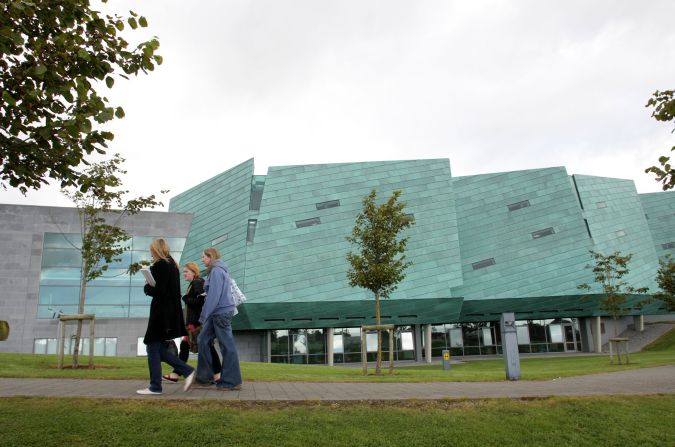
#> input picture Labs7-10/Lab10/GMIT.jpg, 675 x 447 px
$ python edge_detection.py   (older library calls are emulated)
#> lines starting #> are read from the running program, lines starting #| are printed output that depends on the picture


# Source Code to convert GMIT image to grayscale using OpenCV:
    # https://extr3metech.wordpress.com/2012/09/23/convert-photo-to-grayscale-with-python-opencv/

import cv2
import numpy as np
from matplotlib import pyplot as plt

# print("Hello World!")

# Original image taken from the mother folder
img = cv2.imread('GMIT.jpg',)
#> img is the input picture: shape (447, 675, 3); mean B, G, R 146.4, 158.5, 148.9
cat = cv2.imread('funny_kitty.jpg')
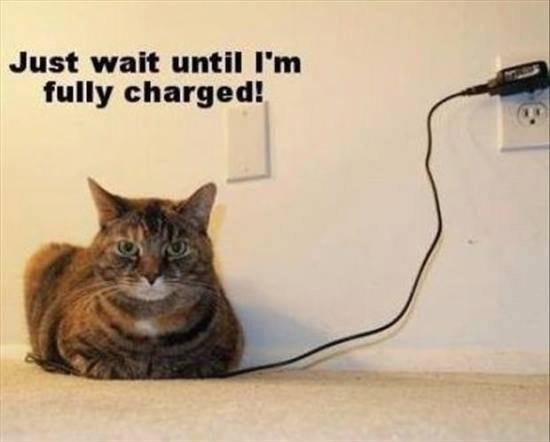
#> input picture Labs7-10/Lab10/funny_kitty.jpg, 550 x 442 px
#> cat is the input picture: shape (442, 550, 3); mean B, G, R 147.4, 173, 193.8

# To convert to gray-scale image and store it to another variable named "gray_image"
# use the function cv2.cvtColor() with parameters as  the "image" variable and  "cv2.COLOR_BGR2GRAY" :
## GMIT
gray_image = cv2.cvtColor(img, cv2.COLOR_BGR2GRAY)

## Cat
gray_cat = cv2.cvtColor(cat, cv2.COLOR_BGR2GRAY)


# fix subplot colour issues,
# plot "cv2.cvtColor(img, cv2.COLOR_BGR2RGB)"" rather than "img" when dealing with colour images.
## GMIT
orig_image = cv2.cvtColor(img, cv2.COLOR_BGR2RGB)

## Cat
orig_cat = cv2.cvtColor(cat, cv2.COLOR_BGR2RGB)

# Now, to write/save the converted gray-scale image to the hard disk,
# we use the function "cv2.imwrite()" with parameters as "the name of converted image"
# and the variable "gray_image" to which the converted image was stored:
cv2.imwrite('GMIT_gray.png',gray_image)
cv2.imwrite('kitty_gray.png',gray_cat)


# To display the original and the gray-scale,
# we use function "cv2.imshow()" with parameters
# as the "window title" and the "image variable" :
## GMIT
cv2.imshow('color_image',orig_image)
cv2.imshow('gray_image',gray_image)
## Cat
cv2.imshow('color_cat',orig_cat)
cv2.imshow('gray_cat',gray_cat)

cv2.waitKey(0)                 # Waits forever for user to press any key
cv2.destroyAllWindows()        # Closes displayed windows

# Initialize number of rows and number of columns
nrows = 2
ncols = 2

# To plot multiple images in a window,
# we will use Matplotlib’s "plt.subplot" function.
# This method can plot a number of images in a figure as follows.
# orig_image should correspond to the original image loaded in
# gray_image should correspond to the grayscale version
## GMIT
plt.subplot(nrows, ncols,1),plt.imshow(orig_image, cmap = 'gray')
plt.title('Original'), plt.xticks([]), plt.yticks([])
plt.subplot(nrows, ncols,2),plt.imshow(gray_image, cmap = 'gray')
plt.title('GrayScale'), plt.xticks([]), plt.yticks([])

## Cat
plt.subplot(nrows, ncols,3),plt.imshow(orig_cat, cmap = 'gray')
plt.title('Original Cat'), plt.xticks([]), plt.yticks([])
plt.subplot(nrows, ncols,4),plt.imshow(gray_cat, cmap = 'gray')
plt.title('GrayScale Cat'), plt.xticks([]), plt.yticks([])
plt.show()

# Images can be filtered with various low-pass filters (LPF), high-pass filters (HPF), etc.
    # A LPF helps in removing noise, or blurring the image.
    # A HPF filtershelps in finding edges in an image.
# OpenCV provides a function, cv2.GaussianBlur(), to convolve a kernel with an image.
# Create a new variable to use for the blurring of the gray image
# imgOut = cv2.GaussianBlur(imgIn,(KernelSizeWidth, KernelSizeHeight),0)
## GMIT
imgIn = gray_image

## Cat
imgInCat = gray_cat

# Use these variables for the blurring
## GMIT
imgOut3x3 = cv2.GaussianBlur(imgIn,(3, 3),0)
imgOut13x13 = cv2.GaussianBlur(imgIn,(13, 13),0)
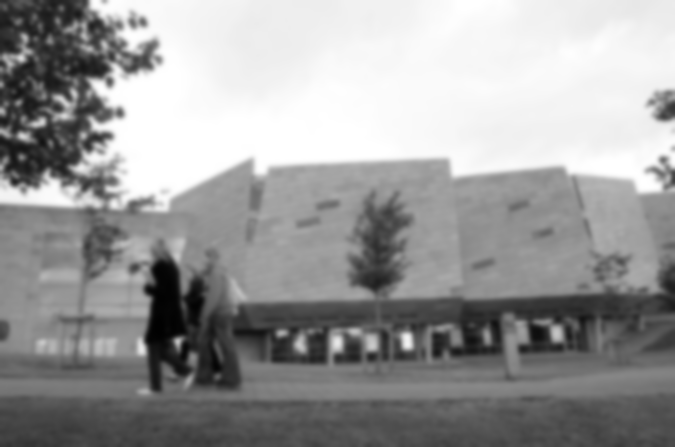
#> imgOut13x13: shape (447, 675); min 1, max 255, mean 154.2

## Cat
imgCatOut3x3 = cv2.GaussianBlur(imgInCat,(3, 3),0)
imgCatOut13x13 = cv2.GaussianBlur(imgInCat,(13, 13),0)
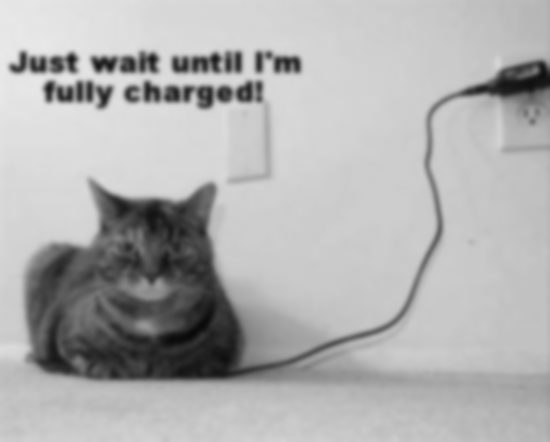
#> imgCatOut13x13: shape (442, 550); min 9, max 233, mean 176.4

# imgOut5x5 = cv2.GaussianBlur(imgIn,(5, 5),0)
# imgOut9x9 = cv2.GaussianBlur(imgIn,(9, 9),0)


# Initialize number of rows and number of columns
nrows = 2
ncols = 4

## GMIT
# Original
plt.subplot(nrows, ncols,1),plt.imshow(orig_image, cmap = 'gray')
plt.title('Original'), plt.xticks([]), plt.yticks([])
# GrayScale
plt.subplot(nrows, ncols,2),plt.imshow(gray_image, cmap = 'gray')
plt.title('GrayScale'), plt.xticks([]), plt.yticks([])
# 3x3 Blur
plt.subplot(nrows, ncols,3),plt.imshow(imgOut3x3, cmap = 'gray')
plt.title('3x3 Blur'), plt.xticks([]), plt.yticks([])
# 13x13 Blur
plt.subplot(nrows, ncols,4),plt.imshow(imgOut13x13, cmap = 'gray')
plt.title('13x13 Blur'), plt.xticks([]), plt.yticks([])

## Cat
# Original
plt.subplot(nrows, ncols,5),plt.imshow(orig_cat, cmap = 'gray')
plt.title('Original Cat'), plt.xticks([]), plt.yticks([])
# GrayScale
plt.subplot(nrows, ncols,6),plt.imshow(gray_cat, cmap = 'gray')
plt.title('GrayScale Cat'), plt.xticks([]), plt.yticks([])
# 3x3 Cat Blur
plt.subplot(nrows, ncols,7),plt.imshow(imgCatOut13x13, cmap = 'gray')
plt.title('3x3 Blur'), plt.xticks([]), plt.yticks([])
# 13x13 Cat Blur
plt.subplot(nrows, ncols,8),plt.imshow(imgCatOut3x3, cmap = 'gray')
plt.title('13x13 Blur'), plt.xticks([]), plt.yticks([])
plt.show()

# Next, we’ll perform edge detection using the Sobel operator.
# The Sobel operator detects horizontal and vertical edges
# by multiplying each pixel by the two kernels Gx and Gy
## GMIT
sobelHorizontal = cv2.Sobel(imgIn,cv2.CV_64F,1,0,ksize=5) # x dir
sobelVertical = cv2.Sobel(imgIn,cv2.CV_64F,0,1,ksize=5) # y dir
sobelSum = sobelHorizontal + sobelVertical
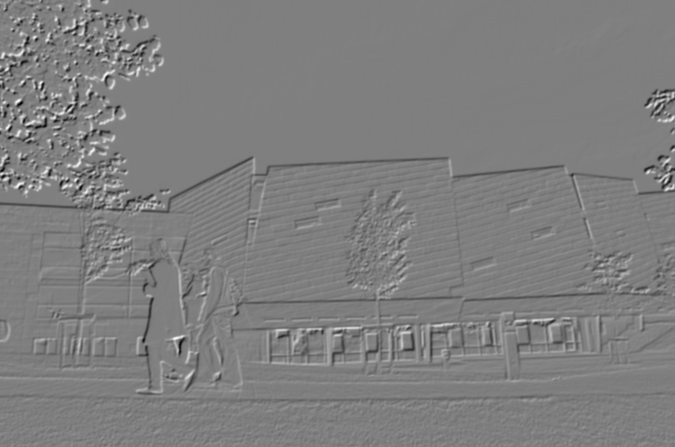
#> sobelSum: shape (447, 675) float64; min -14448, max 14466, mean -34.9; drawn with min black and max white

## Cat
sobelHorizontalCat = cv2.Sobel(imgInCat,cv2.CV_64F,1,0,ksize=5) # x dir
sobelVerticalCat = cv2.Sobel(imgInCat,cv2.CV_64F,0,1,ksize=5) # y dir
sobelSumCat = sobelHorizontalCat + sobelVerticalCat
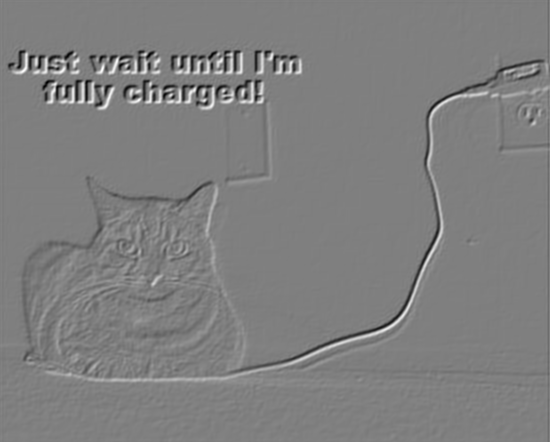
#> sobelSumCat: shape (442, 550) float64; min -12788, max 12778, mean -15.5; drawn with min black and max white

# Perform Canny edge detection and plot the result.
# Set the cannyThreshold to 100 initially.
# Set cannyParam2 to be 200 initially.
# cannyParam2 should be roughly 2 to 3 times the magnitude of cannyThreshold
# canny = cv2.Canny(imgIn,cannyThreshold,cannyParam2)
## GMIT
cannyEdge = cv2.Canny(imgIn,100,200)
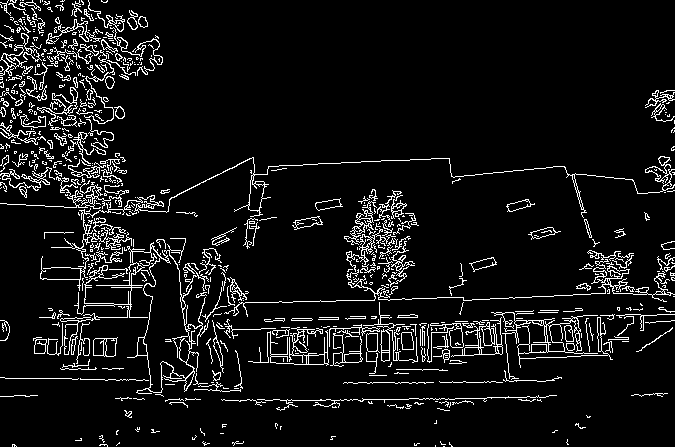
#> cannyEdge: shape (447, 675); 7.5% white in thin lines or dots

## Cat
cannyEdgeCat = cv2.Canny(imgInCat,100,200)
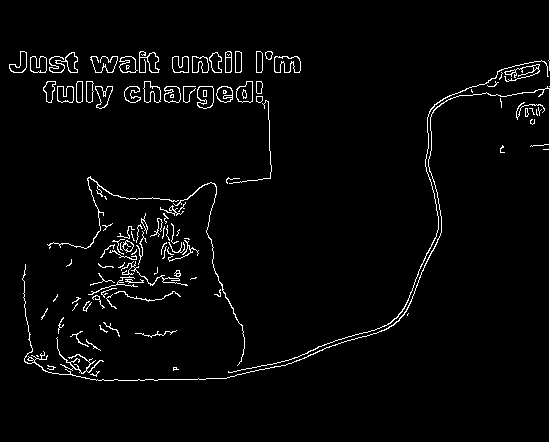
#> cannyEdgeCat: shape (442, 550); 3% white in thin lines or dots

# Initialize number of rows and number of columns
nrows = 2
ncols = 6

## GMIT
# Original
plt.subplot(nrows, ncols,1),plt.imshow(orig_image, cmap = 'gray')
plt.title('Original'), plt.xticks([]), plt.yticks([])
# GrayScale
plt.subplot(nrows, ncols,2),plt.imshow(gray_image, cmap = 'gray')
plt.title('GrayScale'), plt.xticks([]), plt.yticks([])
# Sobel X
plt.subplot(nrows, ncols,3),plt.imshow(sobelHorizontal, cmap = 'gray')
plt.title('Sobel X'), plt.xticks([]), plt.yticks([])
# Sobel Y
plt.subplot(nrows, ncols,4),plt.imshow(sobelVertical, cmap = 'gray')
plt.title('Sobel Y'), plt.xticks([]), plt.yticks([])
# Sobel Sum
plt.subplot(nrows, ncols,5),plt.imshow(sobelSum, cmap = 'gray')
plt.title('Sobel Sum'), plt.xticks([]), plt.yticks([])
# Canny Edge Image
plt.subplot(nrows, ncols,6),plt.imshow(cannyEdge, cmap = 'gray')
plt.title('Canny Edge Image'), plt.xticks([]), plt.yticks([])

## Cat
# Original
plt.subplot(nrows, ncols,7),plt.imshow(orig_cat, cmap = 'gray')
plt.title('Original'), plt.xticks([]), plt.yticks([])
# GrayScale
plt.subplot(nrows, ncols,8),plt.imshow(gray_cat, cmap = 'gray')
plt.title('GrayScale'), plt.xticks([]), plt.yticks([])
# Sobel X
plt.subplot(nrows, ncols,9),plt.imshow(sobelHorizontalCat, cmap = 'gray')
plt.title('Sobel X'), plt.xticks([]), plt.yticks([])
# Sobel Y
plt.subplot(nrows, ncols,10),plt.imshow(sobelVerticalCat, cmap = 'gray')
plt.title('Sobel Y'), plt.xticks([]), plt.yticks([])
# Sobel Sum
plt.subplot(nrows, ncols,11),plt.imshow(sobelSumCat, cmap = 'gray')
plt.title('Sobel Sum'), plt.xticks([]), plt.yticks([])
# Canny Edge Image
plt.subplot(nrows, ncols,12),plt.imshow(cannyEdgeCat, cmap = 'gray')
plt.title('Canny Edge Image'), plt.xticks([]), plt.yticks([])
plt.show()
